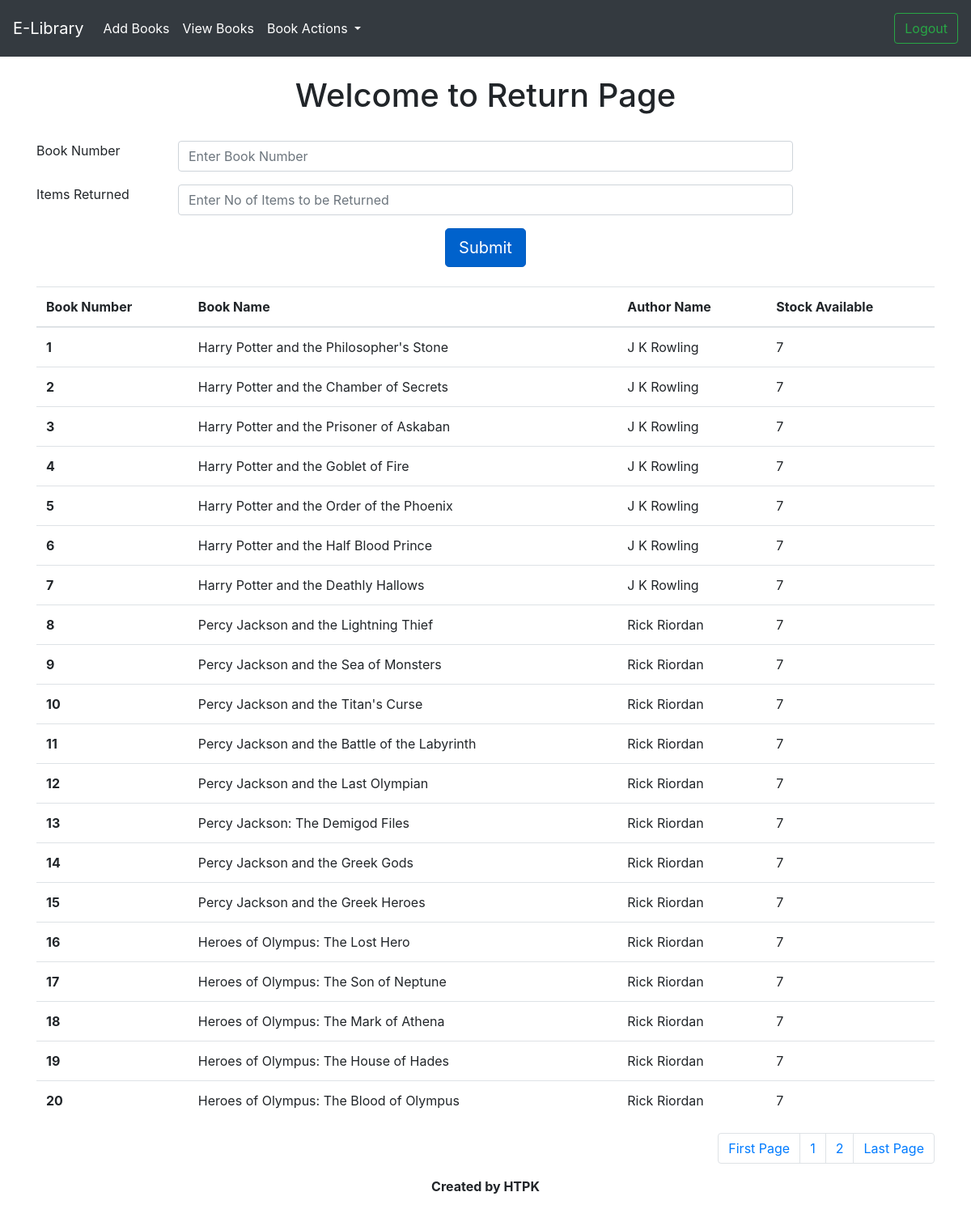
The app's page /elibrary/returnbooks/ (signed in) with its own data.
### books/models.py (models this page shows, shortened)
class book(models.Model):
    bookname = models.CharField(max_length=100)
    authorname = models.CharField(max_length=200)
    booknum = models.IntegerField()
    stockavail = models.IntegerField()
    noc = models.IntegerField(default=0)

### books/views.py (the view)
# urls.py: path('returnbooks/', views.returnbooks,name='returnbooks'),
def returnbooks(request):
    objects1=book.objects.order_by('booknum')
    paginator = Paginator(objects1,20)
    page = request.GET.get('pg')
    objects1 = paginator.get_page(page)
    context = {'returnbookstext':'Welcome to Return Page','objects2': objects1,}
    return render(request,'return.html',context)

### books/templates/return.html (shortened to what this page needs)
{% extends 'base.html' %}
{% block content %}
{% if  user.is_authenticated %}
  <div class="container">
    <h1 class="text-center">{{returnbookstext}}</h1>
  <form method = "POST" action="{% url 'returned' %}">
      <div class="form-group row">
        <label class="col-lg-2">Book Number</label>
        <input type="number" class="form-control col-lg-8"  name ="booknum" placeholder="Enter Book Number">
      </div>
      <div class="form-group row">
        <label class="col-lg-2" >Items Returned</label>
        <input type="number" class="form-control col-lg-8"  name="noc" placeholder="Enter No of Items to be Returned">
      </div>
      <div class="text-center ">
        <button type="submit" class="btn btn-primary btn-lg active ">Submit</button>
      </div>
    </form>
    <table class="table table-hover">
<thead>
  <tr>
    <th scope="col">Book Number</th>
    <th scope="col">Book Name</th>
    <th scope="col">Author Name</th>
    <th scope="col">Stock Available</th>
  </tr>
</thead>
<tbody>
  {%for obj in objects2%}
  <tr>
    <th scope="row">{{obj.booknum}}</th>
    <td>{{obj.bookname}}</td>
    <td>{{obj.authorname}}</td>
    <td>{{obj.stockavail}}</td>
  </tr>
    {%endfor%}
  </tbody>
  </table>
  <nav aria-label="Page navigation example">
  <ul class="pagination justify-content-end">
    <li class="page-item "><a class="page-link" href="?pg=1" >First Page</a></li>
    <li class="page-item"><a class="page-link" href="?pg={{objects2.number}}">{{objects2.number}}</a></li>
    {% if objects2.has_next %}
      <li class="page-item"><a class="page-link" href="?pg={{objects2.next_page_number}}">{{objects2.next_page_number}}</a></li>
    {% endif %}
    <li class="page-item">
      <a class="page-link" href="?pg={{objects2.paginator.num_pages}}">Last Page</a>
    </li>
  </ul>
  </nav>
  </div>
  {% endif %}
{% endblock content%}

### records on screen
book: booknum "1", bookname "Harry Potter and the Philosopher's Stone", authorname "J K Rowling", stockavail "7"
book: booknum "2", bookname "Harry Potter and the Chamber of Secrets", authorname "J K Rowling", stockavail "7"
book: booknum "3", bookname "Harry Potter and the Prisoner of Askaban", authorname "J K Rowling", stockavail "7"
book: booknum "4", bookname "Harry Potter and the Goblet of Fire", authorname "J K Rowling", stockavail "7"
book: booknum "5", bookname "Harry Potter and the Order of the Phoenix", authorname "J K Rowling", stockavail "7"
book: booknum "6", bookname "Harry Potter and the Half Blood Prince", authorname "J K Rowling", stockavail "7"
book: booknum "7", bookname "Harry Potter and the Deathly Hallows", authorname "J K Rowling", stockavail "7"
book: booknum "8", bookname "Percy Jackson and the Lightning Thief", authorname "Rick Riordan", stockavail "7"
book: booknum "9", bookname "Percy Jackson and the Sea of Monsters", authorname "Rick Riordan", stockavail "7"
book: booknum "10", bookname "Percy Jackson and the Titan's Curse", authorname "Rick Riordan", stockavail "7"
book: booknum "11", bookname "Percy Jackson and the Battle of the Labyrinth", authorname "Rick Riordan", stockavail "7"
book: booknum "12", bookname "Percy Jackson and the Last Olympian", authorname "Rick Riordan", stockavail "7"
book: booknum "13", bookname "Percy Jackson: The Demigod Files", authorname "Rick Riordan", stockavail "7"
book: booknum "14", bookname "Percy Jackson and the Greek Gods", authorname "Rick Riordan", stockavail "7"
book: booknum "15", bookname "Percy Jackson and the Greek Heroes", authorname "Rick Riordan", stockavail "7"
book: booknum "16", bookname "Heroes of Olympus: The Lost Hero", authorname "Rick Riordan", stockavail "7"
book: booknum "17", bookname "Heroes of Olympus: The Son of Neptune", authorname "Rick Riordan", stockavail "7"
book: booknum "18", bookname "Heroes of Olympus: The Mark of Athena", authorname "Rick Riordan", stockavail "7"
book: booknum "19", bookname "Heroes of Olympus: The House of Hades", authorname "Rick Riordan", stockavail "7"
book: booknum "20", bookname "Heroes of Olympus: The Blood of Olympus", authorname "Rick Riordan", stockavail "7"

### other values on screen
{{ returnbookstext }} "Welcome to Return Page"
{{ objects2.number }} "1"
{{ objects2.next_page_number }} "2"
